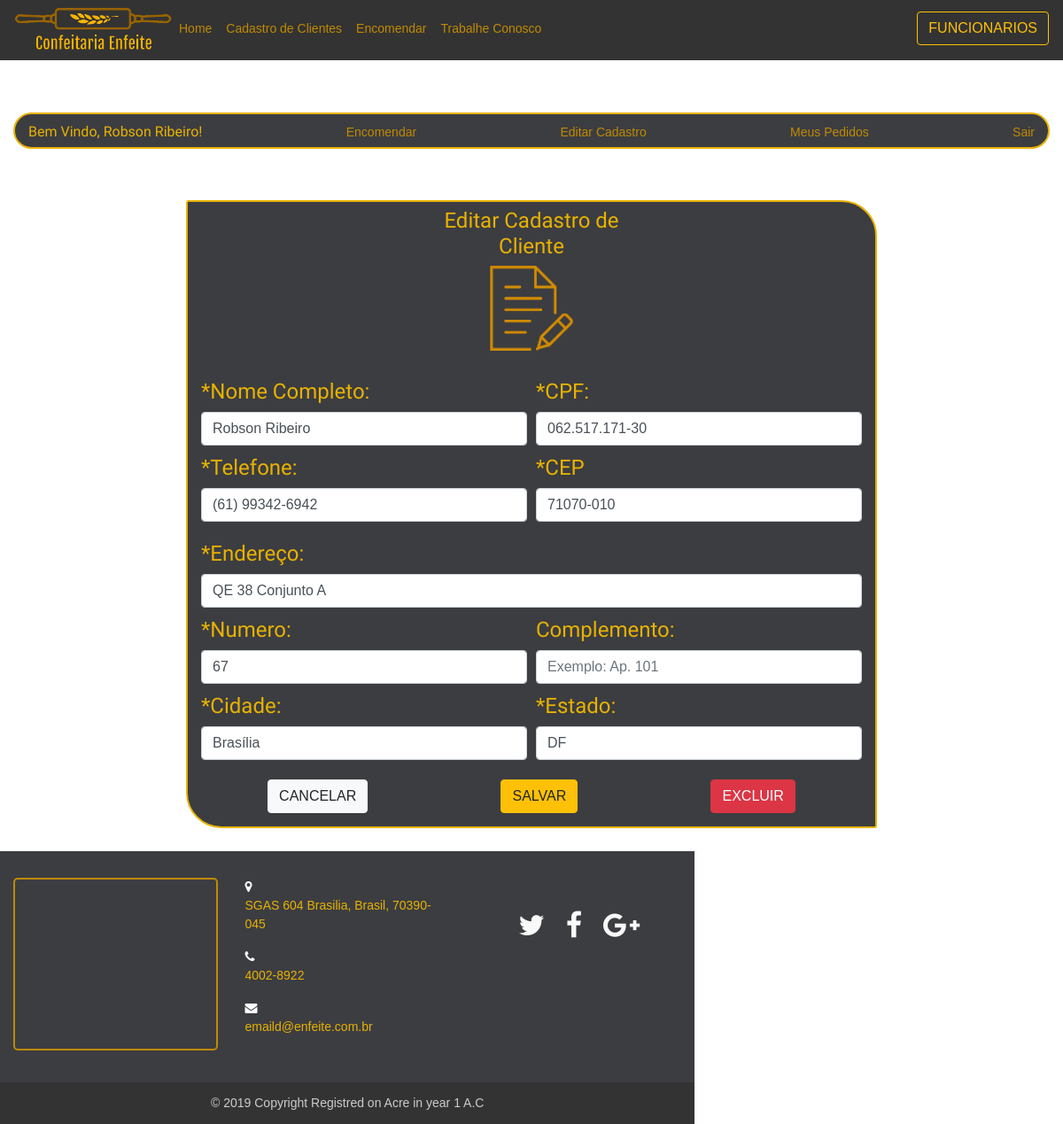
The page /index.php?page=edit-client (signed in) on the database its author committed.
### tables this page shows
CREATE TABLE `client` (
  `id_client` int(10) UNSIGNED NOT NULL,
  `nome_client` varchar(80) DEFAULT NULL,
  `cpf_client` varchar(24) DEFAULT NULL,
  `cep_client` varchar(10) DEFAULT NULL,
  `endereco_client` varchar(80) DEFAULT NULL,
  `cidade_client` varchar(40) DEFAULT NULL,
  `uf_client` char(2) DEFAULT NULL,
  `numero_client` char(4) DEFAULT NULL,
  `complemento_client` varchar(20) DEFAULT NULL,
  `telefone_client` varchar(24) DEFAULT NULL,
  `senha_client` varchar(32) DEFAULT NULL
);

### client/editar-client.php (the view, shortened to what this page needs)
<?php
    $edit = "SELECT * FROM client WHERE cpf_client = '{$_SESSION['usuario']}'";
    $result = $conn->query($edit) or die ($conn->error);
    $ecu = $result->fetch_assoc();
?>
    <section id="menutop" class="col-12 mx-auto">
        <div class="d-flex justify-content-between">
            <h6>Bem Vindo, <?php echo $ecu["nome_client"]; ?>!</h6>
            <a id="link" href="?page=cad-pedido">Encomendar</a>
            <a id="link" href="?page=edit-client">Editar Cadastro</a>
            <a id="link" href="?page=list-history">Meus Pedidos</a>
            <a id="link" href="?page=exit-client">Sair</a>
        </div>
    </section>
    <section id="menu" class="col-8 mx-auto">
        <div class="col-4 justify-content-center mx-auto">
            <h4 style="text-align: center;">Editar Cadastro de Cliente<h4>
        </div>
        <div class="col-2 justify-content-center mx-auto">
            <img src="./img/cadastro.png" width="100%" height="100%"/>
        </div><br/>
        <form action="index.php?page=sal-client&acao=editar" method="POST">
            <div class="form-row">
                <div class="col-md">
                    <h4>*Nome Completo:</h4>
                    <input id="validationServer01" value="<?php print $ecu["nome_client"]?>" type="text" class="form-control" name="nome_client" required>
                </div>
                <div class="col-md">
                    <h4>*CPF:</h4>
                    <input id="cpf" type="text" value="<?php print $ecu["cpf_client"]?>" class="form-control" name="cpf_client" required>
                </div>
            </div>
            <div class="form-row">
                <div class="col-md">
                    <h4>*Telefone:</h4>
                    <input id="tel" type="text" class="form-control" value="<?php print $ecu["telefone_client"]?>" name="telefone_client" required>
                </div>
                <div class="col-md">
                    <h4>*CEP</h4>
                    <input id="cep" type="text" class="form-control" value="<?php print $ecu["cep_client"]?>" name="cep_client" required>
                </div>
            </div>
            <div class="form-row">
                <div class="col-md">
                    <h4>*Endereço:</h4>
                    <input id="endereco" type="text" class="form-control" value="<?php print $ecu["endereco_client"]?>" name="endereco_client" required>
                </div>
            </div>
            <div class="form-row">
                <div class="col-md">
                    <h4>*Numero:</h4>
                    <input id="validationServer06" type="text" class="form-control" value="<?php print $ecu["numero_client"]?>" name="numero_client" required>
                </div>
                <div class="col-md">
                    <h4>Complemento:</h4>
                    <input type="text" class="form-control" name="complemento_client" value="<?php print $ecu["complemento_client"]?>" placeholder="Exemplo: Ap. 101">
                </div>
            </div>
            <div class="form-row">
                <div class="col-md">
                    <h4>*Cidade:</h4>
                    <input id="cidade" type="text" class="form-control" value="<?php print $ecu["cidade_client"]?>" name="cidade_client" required>
                </div>
                <div class="col-md">
                    <h4>*Estado:</h4>
                    <input id="uf_client" type="text" class="form-control" value="<?php print $ecu["uf_client"]?>" name="uf_client" required>
                </div>
            </div>
            <div class="d-flex justify-content-around">
                <a class="btn btn-light" href="index.php?page=cad-pedido" style="margin-top:3%; margin-bottom: 2%">CANCELAR</a>
                <button class="btn btn-warning" type="submit" style="margin-top:3%; margin-bottom: 2%">SALVAR</button>
                <a class="btn btn-danger" href="?page=delete-client" style="margin-top:3%; margin-bottom: 2%">EXCLUIR</a>
            </div>
        </form>
    </section>

### assets/css/Footer-with-button-logo.css (style rules this page uses)
html { height: 100%; }

### css/demo.css (style rules this page uses)
* { padding:0; margin:0; }
html { background-color:#FFFFFF; }
body { font:14px/1.5 Arial, Helvetica, sans-serif; }

### index.php (style rules this page uses)
a#link { color:#c08a02; }
body { background-color: #fff; }

### client/editar-client.php (style rules this page uses)
#menu { margin-top:5%; margin-left:20%; margin-right:20%; margin-bottom:5%; padding: 0px, 10px, 0px, 10px; background-color: #3c3d41; border-style: solid; border-width: 2px; border-color:#e8b200; border-radius: 3px 40px; }
h4 { color: #e8b200; font-family: 'Baloo Bhaijaan', cursive; margin-top: 3%; }
#menutop { margin-top:5%; margin-left:20%; margin-right:20%; margin-bottom:5%; padding-top:10px; background-color: #3c3d41; border-style: solid; border-width: 2px; border-color:#e8b200; border-radius: 500px; }
h6 { color: #e8b200; font-family: 'Baloo Bhaijaan', cursive; }

### rows shown on the page
client: nome_client "Robson Ribeiro", cpf_client "062.517.171-30", telefone_client "(61) 99342-6942", cep_client "71070-010", endereco_client "QE 38 Conjunto A", numero_client "67", cidade_client "Brasília", uf_client "DF"
